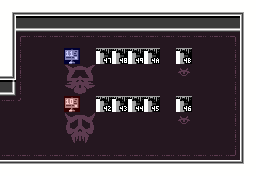

The image is a tile-based game level rendered from a .tmx file. Its description and complete source (layers, tilesets, objects, tile grids) follow:
An orthogonal 16x11 tile map with 16x16 px tiles, 2 tile layers (Base, Attributes), 6 tilesets.

<map version="1.10" tiledversion="1.11.2" orientation="orthogonal" renderorder="right-down" width="16" height="11" tilewidth="16" tileheight="16" infinite="0" nextlayerid="66" nextobjectid="1">
 <properties>
  <property name="base_logic" value="ROOM_BASE_LOGIC_NONE" />
  <property name="category" value="exterior" />
  <property name="dark" type="bool" value="false" />
  <property name="exit_east" type="bool" value="true" />
  <property name="exit_north" type="bool" value="true" />
  <property name="exit_south" type="bool" value="true" />
  <property name="exit_west" type="bool" value="true" />
  <property name="forbid_player_spawning" type="bool" value="false" />
  <property name="room_obj_palette" value="sprite_palette_overworld_table" />
  <property name="room_palette" value="hub_world_palette_table" />
 </properties>
 <tileset firstgid="1" source="../../MapTiles.tsx" />
 <tileset firstgid="257" source="../../DiscoFloorTiles.tsx" />
 <tileset firstgid="289" source="../../Attributes.tsx" />
 <tileset firstgid="293" source="../../TechnicalTiles.tsx" />
 <tileset firstgid="357" source="../../SignTiles.tsx" />
 <tileset firstgid="485" source="../../ExitTiles.tsx" />
 <layer id="1" name="Base" width="16" height="11">
  <data encoding="csv">
212,226,226,226,226,226,226,226,226,226,226,226,226,226,226,213,
211,242,242,242,242,242,242,242,242,242,242,242,242,242,242,209,
211,258,259,259,259,259,259,259,259,259,259,259,259,259,260,209,
211,266,257,257,374,257,556,557,558,559,257,560,257,257,268,209,
227,266,257,257,39,36,257,257,257,257,257,273,257,257,268,209,
243,266,257,257,51,56,257,257,257,257,257,257,257,257,268,209,
259,270,257,257,373,257,551,552,553,554,257,555,257,257,268,209,
257,257,257,257,33,34,257,257,257,257,257,273,257,257,268,209,
257,257,257,257,49,50,257,257,257,257,257,257,257,257,268,209,
275,275,275,275,275,275,275,275,275,275,275,275,275,275,276,209,
194,194,194,194,194,194,194,194,194,194,194,194,194,194,194,229
</data>
 </layer>
 <layer id="2" name="Attributes" width="16" height="11" opacity="0.2">
  <data encoding="csv">
289,289,289,289,289,289,289,289,289,289,289,289,289,289,289,289,
289,289,289,289,289,289,289,289,289,289,289,289,289,289,289,289,
289,289,289,289,289,289,289,289,289,289,289,289,289,289,289,289,
289,289,0,0,290,0,0,0,0,0,0,0,0,0,289,289,
289,289,289,289,289,289,289,289,289,289,289,289,289,289,289,289,
289,289,289,289,289,289,289,289,289,289,289,289,289,289,289,289,
289,289,289,289,292,289,289,289,289,289,0,0,0,0,289,289,
289,289,289,289,289,289,289,289,289,289,289,289,289,289,289,289,
289,289,289,0,0,289,289,289,0,0,0,289,289,289,289,289,
289,289,289,289,289,0,0,0,0,289,289,289,289,289,289,289,
289,289,289,289,289,289,289,289,289,289,289,289,289,289,289,289
</data>
 </layer>
</map>
